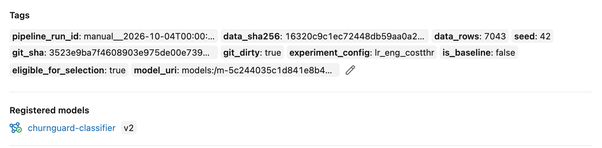
#> input picture assignment02/report/figures/mlflow_run_tags.png, 602 x 148 px, shrunk from 1780 x 436 before the run
$ python stack_mlflow.py
#> lines starting #> are read from the running program, lines starting #| are printed output that depends on the picture
"""Stack the two MLflow UI crops from screenshot_mlflow.mjs into figures/fig_mlflow_ui.png (Figure 3)."""
from pathlib import Path

from PIL import Image, ImageDraw, ImageFont

FIG = Path(__file__).resolve().parent.parent / "figures"
PANELS = [
    ("mlflow_run_tags.png", "(a) Champion run: lineage tags and registered model version"),
    ("mlflow_registry.png", "(b) Model registry: version aliases and tags"),
]
LABEL_H, GAP = 44, 18

font = ImageFont.truetype("/System/Library/Fonts/Helvetica.ttc", 30, index=1)
images = [(Image.open(FIG / name).convert("RGB"), label) for name, label in PANELS]
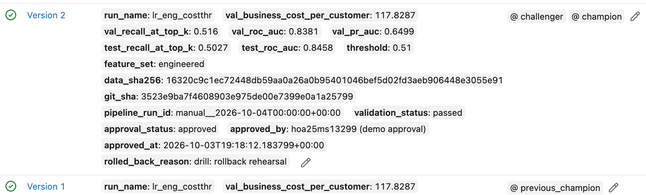
#> input picture assignment02/report/figures/mlflow_registry.png, 646 x 195 px, shrunk from 1910 x 576 before the run
#> images = 2 items
width = max(img.width for img, _ in images)
#> width = 646
height = sum(LABEL_H + img.height for img, _ in images) + GAP * (len(images) - 1)
#> height = 449
out = Image.new("RGB", (width, height), "white")
#> out: PIL image 646x449 RGB; every value is 255
draw = ImageDraw.Draw(out)
y = 0
for img, label in images:
    draw.text((4, y + 6), label, fill="#263238", font=font)
    y += LABEL_H
    out.paste(img, (0, y))
    draw.rectangle([0, y, img.width - 1, y + img.height - 1], outline="#cfd8dc", width=2)
    y += img.height + GAP
#> this loop made 2 passes
#> y on passes 1 to 2: 210, 467
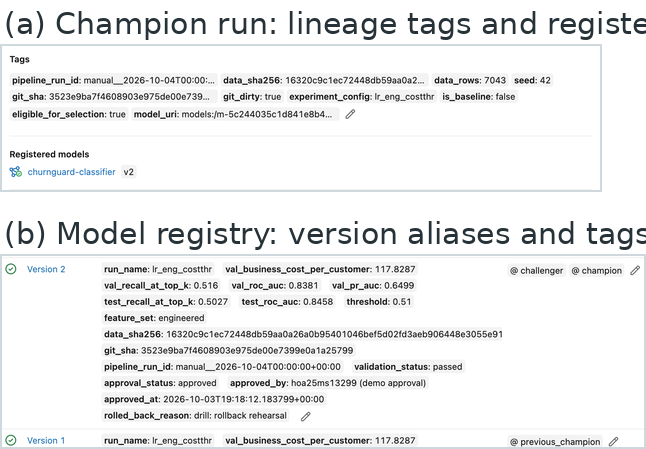
#> out: PIL image 646x449 RGB; mean R, G, B 237.1, 237.8, 238.1
#> after the loop, y = 467
out.save(FIG / "fig_mlflow_ui.png")
print("saved fig_mlflow_ui.png", out.size)
#| saved fig_mlflow_ui.png (646, 449)
